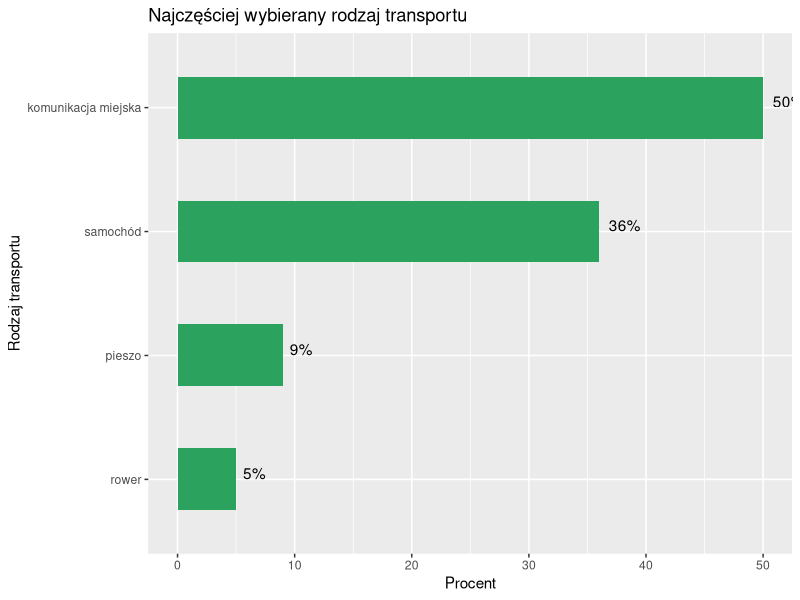

This figure's R source:
## ---- chunk 1
knitr::opts_chunk$set(echo = TRUE)
library(ggplot2)
## ---- chunk 2
df <- data.frame(procent = c(50, 36, 9, 5), transport = c("komunikacja miejska", "samochód", "pieszo", "rower"))
df$transport <- factor(df$transport, level = df$transport[order(df$procent)])
## ---- chunk 3
ggplot(df, aes(x = transport, y = procent, label = paste0(procent, "%"))) +
  geom_bar(stat = "identity", fill = "#2ca25f", width = 0.5) + 
  geom_text(hjust = -0.3, nudge_x = 0.05) + 
  coord_flip() + 
  ggtitle("Najczęściej wybierany rodzaj transportu") + 
  ylab("Procent") + 
  xlab("Rodzaj transportu") 
